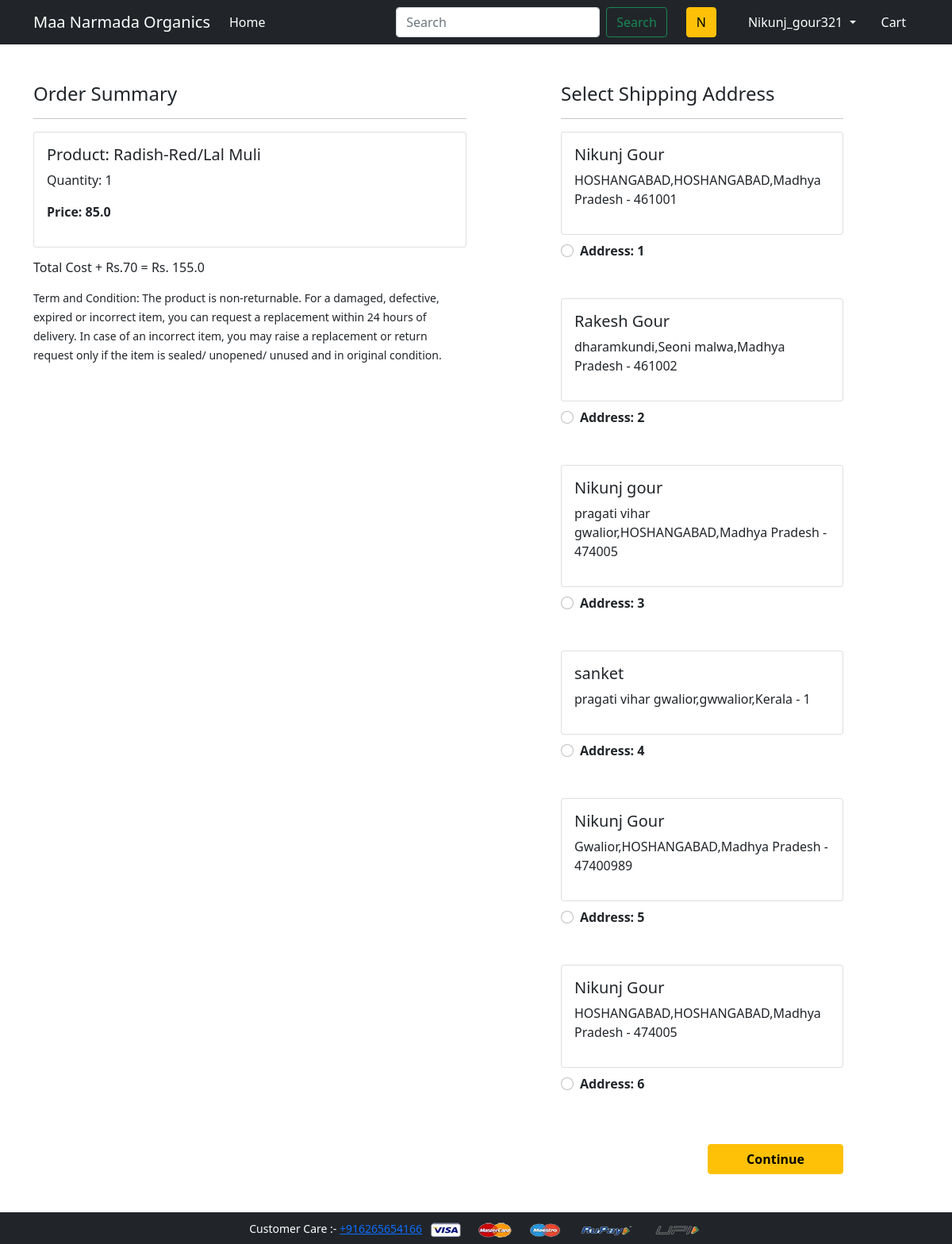
Screenshot of /buy/2 (signed in) with the database file from the repository.
### app/models.py (models this page shows)
class Product(models.Model):
    title = models.CharField(max_length=100)
    selling_price = models.FloatField()
    discounted_price = models.FloatField()
    description = models.TextField()
    brand = models.CharField(max_length=100)
    category = models.CharField(choices=CATEGORY_CHOICES, max_length=2)
    product_image = models.ImageField(upload_to='productimg')

class Customer(models.Model):
    user = models.ForeignKey(User, on_delete=models.CASCADE)
    name = models.CharField(max_length=200)
    locality = models.CharField(max_length=200)
    city = models.CharField(max_length=50)
    zipcode = models.IntegerField()
    state = models.CharField(choices=STATE_CHOICE, max_length=50)

### app/views.py (the view)
# urls.py: path('buy/<int:pk>', views.buy_now, name='buy_now'),
@login_required()
def buy_now(request, pk):
    user = request.user
    p = Product.objects.get(pk=pk)
    add = Customer.objects.filter(user=user)
    amount = 0.0
    shipping_amount = 70.0
    tempamount = p.discounted_price
    amount += tempamount
    totalamount = amount + shipping_amount
    return render(request, 'app/buynow.html', {'add': add, 'totalamount': totalamount, 'p': p})

### app/templates/app/buynow.html (shortened to what this page needs)
{% extends 'app/base.html' %}
{% load static %}
{% block main-content %}
<div class="container">
 <div class="row mt-5">
  <div class="col-sm-6">
    <h4>Order Summary</h4>
    <hr>
      <div class="card mb-2">
        <div class="card-body">
          <h5>Product: {{p.title}}</h5>
          <p>Quantity: {{1}}</p>
          <p class="fw-bold">Price: {{p.discounted_price}}</p>
        </div>
      </div>
    <p><h6>Total Cost + Rs.70 =  Rs. {{totalamount}}</h6></p>
    <small>Term and Condition: The product is non-returnable. For a damaged, defective, expired or incorrect item, you can request a replacement within 24 hours of delivery.
In case of an incorrect item, you may raise a replacement or return request only if the item is sealed/ unopened/ unused and in original condition.</small>
  </div>
  <div class="col-sm-4 offset-sm-1">
    <h4>Select Shipping Address</h4>
    <hr>
    <form action="/paymentdone">
    {% for ad in add %}
      <div class="card">
        <div class="card-body">
        <h5>{{ad.name}}</h5>
        <p>{{ad.locality}},{{ad.city}},{{ad.state}} - {{ad.zipcode}}</p>
        </div>
      </div>
        <div class="form-check mt-2 mb-5">
          <input class="form-check-input" type="radio" name="custid" id="custadd{{forloop.counter}}" value="{{ad.id}}">
          <label class="form-check-label fw-bold" for="custadd{{forloop.counter}}">
            Address: {{forloop.counter}}</label>
        </div>
        {% endfor %}
        <div class="text-end">
          <button type="submit" class="btn btn-warning mt-3 px-5 fw-bold">Continue</button>
        </div>
      </form>
    </div>
  </div>
</div>
{% endblock main-content %}

### app/templates/app/base.html (shortened to what this page needs)
<!doctype html>
{% load static %}
<html lang="en">
  <head>
    <link href="https://cdn.jsdelivr.net/npm/bootstrap@5.0.0-beta1/dist/css/bootstrap.min.css" rel="stylesheet">
    <link rel="stylesheet" href="{% static 'app/css/owl.carousel.min.css' %}">
    <link rel="stylesheet" href="{% static 'app/css/all.min.css' %}">
    <link rel="stylesheet" href="{% static 'app/css/style.css' %}">
  </head>
  <body>
    <nav class="navbar navbar-expand-lg navbar-dark bg-dark">
     <div class="container">
       <a class="navbar-brand" href="/">Maa Narmada Organics</a>
       <div class="collapse navbar-collapse" id="navbarSupportedContent">
         <ul class="navbar-nav me-auto mb-2 mb-lg-0">
          {% if request.user.is_authenticated %}
           <li class="nav-item">
             <a class="nav-link active" aria-current="page" href="/">Home</a>
           </li>
         </ul>
         <form method="GET" action='/search' class="d-flex">
          <input name="keyword" id="search" class="form-control me-2" type="search" placeholder="Search" aria-label="Search">
          <button class="btn btn-outline-success" type="submit">Search</button>
         </form>
        <button class="btn btn-warning mx-4">{{request.user.username|first|capfirst}}</button>
         <div>
          <ul class="navbar-nav me-auto mb-2 mb-lg-0">
           <li class="nav-item dropdown mx-2">
              <a class="nav-link dropdown-toggle text-white" href="#" id="profileDropdown" role="button" data-bs-toggle="dropdown" aria-expanded="false">
                {{request.user.username|capfirst}}
              </a>
            </li>
            <li class="nav-item mx-2">
             <a href="{% url 'showcart' %}" class="nav-link text-white"> Cart </a>
            </li>
            {% endif %}
          </ul>
         </div>
       </div>
     </div>
    </nav>
    {% block main-content %} {% endblock main-content %}
    <footer class="container-fluid bg-dark text-center p-2 mt-5">
        <small class="text-white">Customer Care :- <a href="tel:+916265654166">+916265654166</a> </small>
        <img src="{% static 'app/images/payment.png' %}" alt="" srcset="" class="img-fluid" height="2px">
    </footer>
  </body>
</html>

### rows the page displays
Product: title "Radish-Red/Lal Muli", discounted_price "85.0"
Customer: name "Nikunj Gour", locality "HOSHANGABAD", city "HOSHANGABAD", state "Madhya Pradesh", zipcode "461001"
Customer: name "Rakesh Gour", locality "dharamkundi", city "Seoni malwa", state "Madhya Pradesh", zipcode "461002"
Customer: name "Nikunj gour", locality "pragati vihar gwalior", city "HOSHANGABAD", state "Madhya Pradesh", zipcode "474005"
Customer: name "sanket", locality "pragati vihar gwalior", city "gwwalior", state "Kerala", zipcode "1"
Customer: name "Nikunj Gour", locality "Gwalior", city "HOSHANGABAD", state "Madhya Pradesh", zipcode "47400989"
Customer: name "Nikunj Gour", locality "HOSHANGABAD", city "HOSHANGABAD", state "Madhya Pradesh", zipcode "474005"

### other values shown
{{ request.user.username|first|capfirst }} "N"
{{ request.user.username|capfirst }} "Nikunj_gour321"
{{ 1 }} "1"
{{ totalamount }} "155.0"
